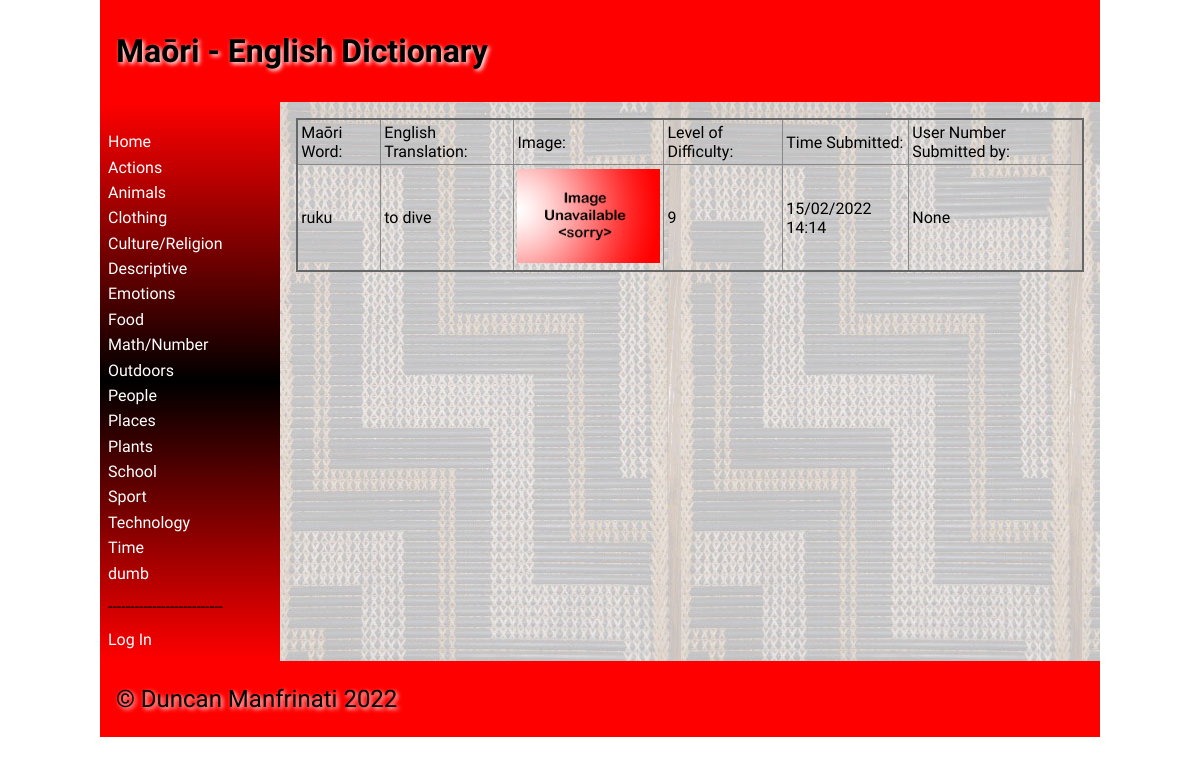
/word/10, run on the app's committed database.
### tables this page shows
CREATE TABLE categories
(
	id integer
		constraint categories_pk
			primary key autoincrement,
	categories varchar(900)
);

CREATE TABLE "dictionary"
(
	id integer
		constraint dictionary_pk
			primary key autoincrement,
	maori varchar(60),
	english varchar(60),
	category_id integer
		references categories,
	definition varchar(900),
	level integer,
	image varchar(60),
	time datetime,
	user_id interger
);

### app.py (the view, shortened to what this page needs)
@app.route("/word/<id>", methods=['POST', 'GET'])
def dictionary(id):
    id = int(id)
    con = create_connection(DATA_BASE)
    query = "SELECT id, maori, english, image, level, time, user_id FROM dictionary WHERE id=?;"
    cur = con.cursor()
    cur.execute(query, (id,))
    word = cur.fetchall()
    con.close()
    return render_template("word.html", is_teacher=is_teacher(), logged_in=is_logged_in(), word=word, id=id,
                           categories=categories())

### app.py (called while the page is built)
def create_connection(db_file):
    try:
        connection = sqlite3.connect(db_file)
        connection.execute('pragma foreign_keys=ON')
        return connection
    except Error as e:
        print(e)
    return None

def is_logged_in():
    if session.get("email") is None:
        print("Not Logged In")
        return False
    else:
        print("Logged In")
        return True

def is_teacher():
    teacher = False
    if session.get("teacher") is None:
        teacher = False
    elif session.get("teacher"):
        teacher = True
    return teacher

def categories():
    con = create_connection(DATA_BASE)
    query = "SELECT id,categories FROM categories"
    cur = con.cursor()
    cur.execute(query, )
    category_ids = cur.fetchall()
    con.close()
    return category_ids

### templates/word.html (shortened to what this page needs)
{% extends 'base.html' %}
{% block heading %}Maōri - English Dictionary{% endblock %}
{% block main %}
<table class="word-table">
    <thead>
    <tr>
        <td>Maōri Word:</td>
        <td>English Translation:</td>
        <td>Image:</td>
        <td>Level of Difficulty:</td>
        <td>Time Submitted:</td>
        <td>User Number Submitted by:</td>
    </tr>
    </thead>
    <tbody>
    {% for words in word %}
    <tr>
        <td><p>{{ words[1] }}</p></td>
        <td><p>{{ words[2] }}</p></td>
        <td width="150"><img src="/static/images/{{ words[3] }}"></td>
        <td><p>{{ words[4] }}</p></td>
        <td><p>{{ words[5] }}</p></td>
        <td><p>{{ words[6] }}</p></td>
    </tr>
    </tbody>
    {% endfor %}
</table>
{% endblock %}

### templates/base.html (shortened to what this page needs)
<!doctype html>
<html lang="en">
<head>
    <link href="{{ url_for('static', filename='css/style.css') }}" rel="stylesheet">
</head>
<body>
<div id="container">
    <header>
        <h1>{% block heading %} {% endblock %}</h1>
    </header>
    <nav>
        <ul>
            <li><a href="/">Home</a></li>
            {% for category in categories %}
            <li><a href="/category/{{ category[0] }}">{{ category[1] }}</a></li>
            {% endfor %}
            {% if logged_in %}
            <li><p>--------------------------</p></li>
            <li><a href="/logout">Log Out</a></li>
            {% else %}
            <li><p>--------------------------</p></li>
            <li><a href="/login">Log In</a></li>
            {% endif %}
        </ul>
    </nav>
    <main>
        {% block main %}{% endblock %}
    </main>
    <footer>
        <p>
            &copy; Duncan Manfrinati 2022
        </p>
    </footer>
</div>
</body>
</html>

### static/css/style.css (style rules this page uses)
* { font-family: Comfortaa, sans-serif; margin: 0; padding: 0; box-sizing: border-box; }
#container { display: grid; grid-template-columns: 75px auto; grid-template-areas: 'nav header' 'main main' 'footer footer'; }
header { grid-area: header; background-color: #f00; padding: 1rem; }
nav { grid-area: nav; }
main { grid-area: main; padding: 1rem; background-color: #edd; }
h1, h2, h3, h4 { padding: 1rem 0; font-family: 'Suez One', serif; color: #000000; text-shadow: 2px 2px 4px #fff; }
p { padding: 0.5rem 0; }
a { color: #222; }
img { width: 100%; }
table { width: 100%; border: 2px solid #666; border-collapse: collapse; }
th, td { border: 1px solid #888; padding: 0.2rem; text-align: left; }
footer { grid-area: footer; padding: 1rem; background-color: #f00; }
footer p { color: #000; text-shadow: 2px 2px 4px #fff; font-size: 1.5rem; }
@media only screen and (min-width: 768px) { #container { grid-template-columns: 180px auto; grid-template-areas: 'header header' 'nav main' 'footer footer'; } }
@media only screen and (min-width: 768px) { nav { background: linear-gradient(180deg, rgba(255,0,0,1) 0%, rgba(0, 0, 0, 1) 50%, rgba(255,0,0,1) 100%); padding: 0.5rem; } }
@media only screen and (min-width: 768px) { nav ul { list-style: none; } }
@media only screen and (min-width: 768px) { nav li { padding: 0.2rem 0; } }
@media only screen and (min-width: 768px) { nav a { color: #fff; text-decoration: none; } }
@media only screen and (min-width: 768px) { main { background-image: url("/static/images/poutama.jpg"); } }
@media only screen and (min-width: 1000px) { #container { width: 1000px; margin: auto; } }

### data on the page
categories: categories "Actions"
categories: categories "Animals"
categories: categories "Clothing"
categories: categories "Culture/Religion"
categories: categories "Descriptive"
categories: categories "Emotions"
categories: categories "Food"
categories: categories "Math/Number"
categories: categories "Outdoors"
categories: categories "People"
categories: categories "Places"
categories: categories "Plants"
categories: categories "School"
categories: categories "Sport"
categories: categories "Technology"
categories: categories "Time"
categories: categories "dumb"
dictionary: maori "ruku", english "to dive", image (placeholder picture), level "9", time "15/02/2022 14:14", words "None"
